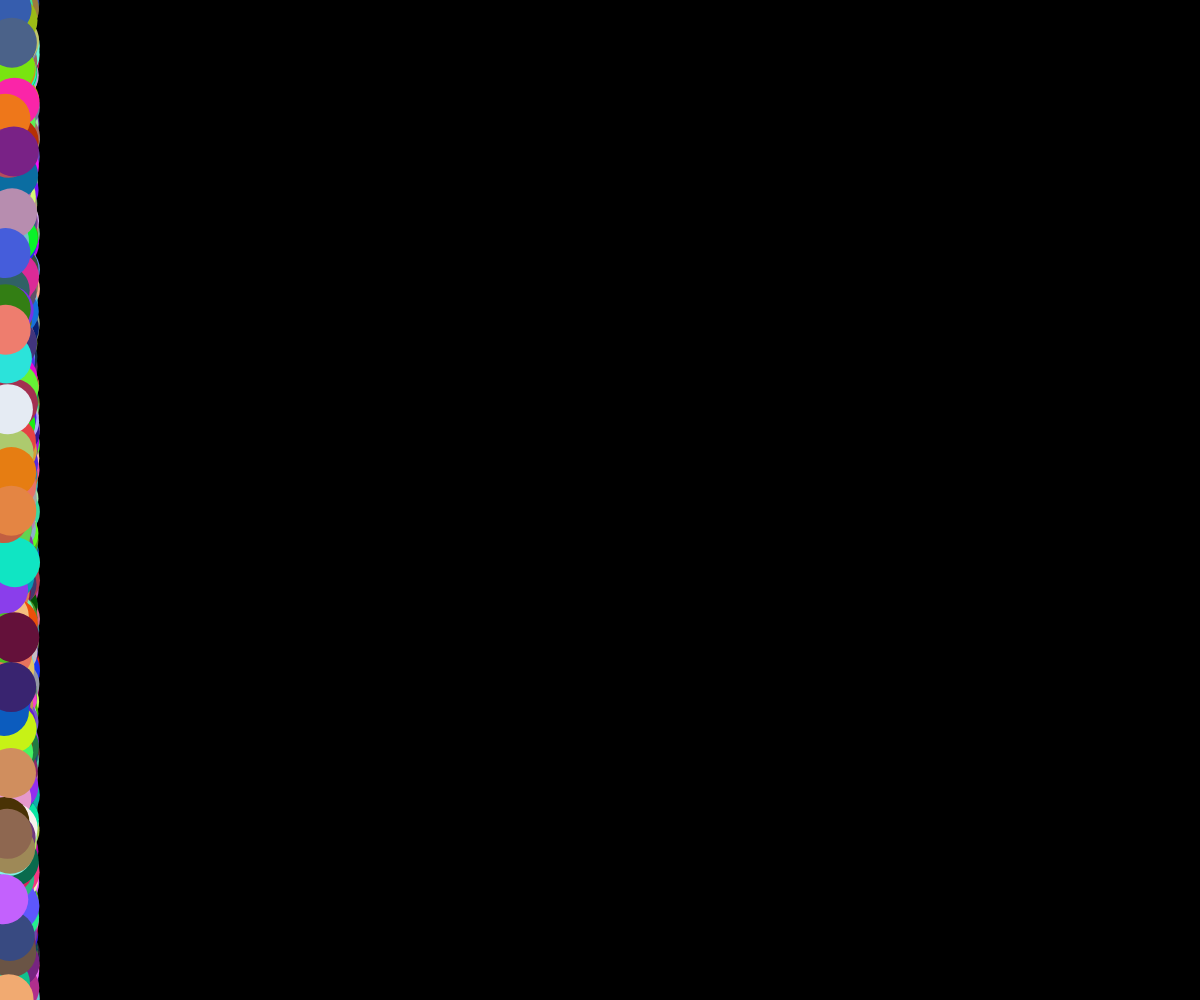
Frame 1 (no input)
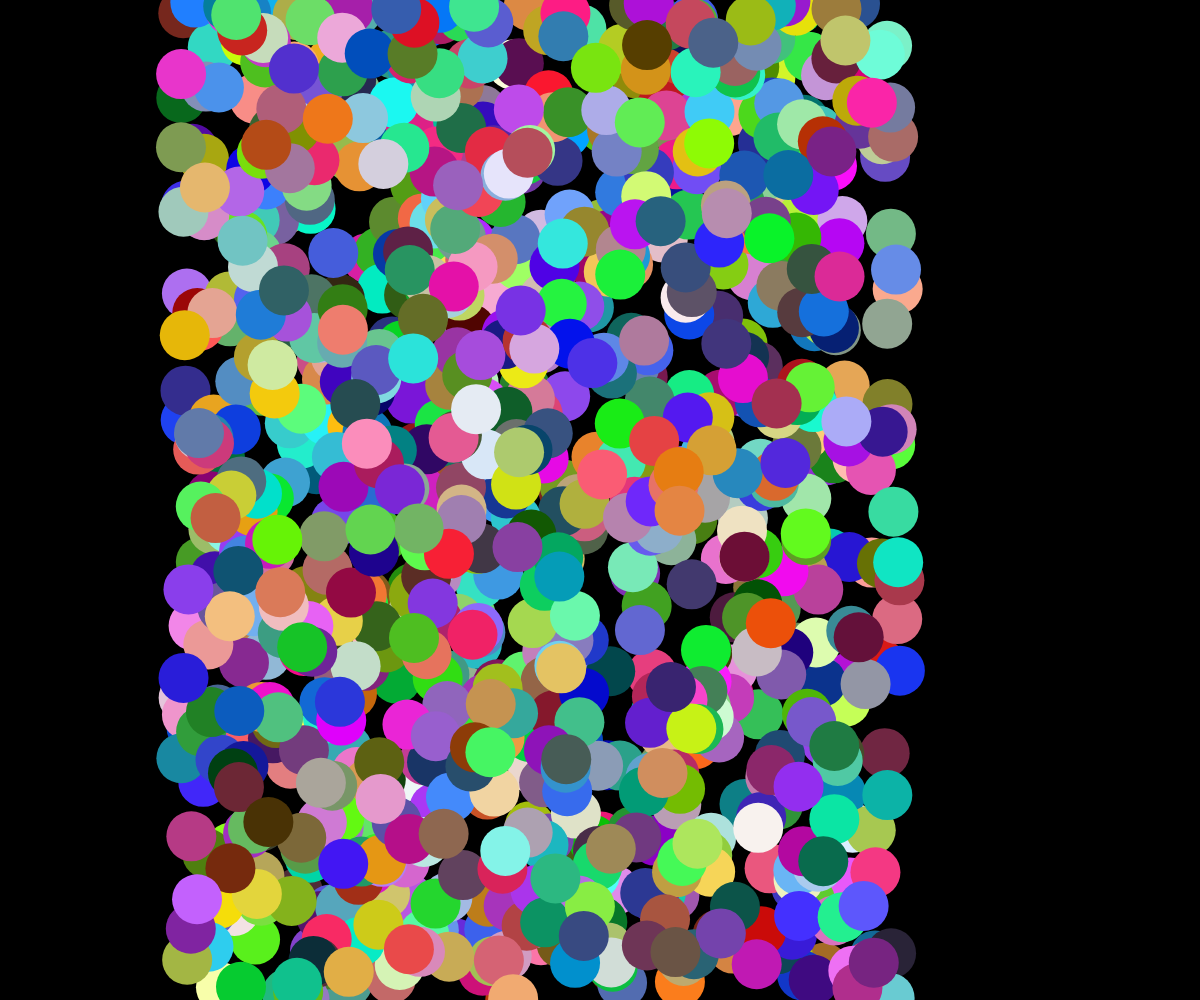
Frame 60 (no input)
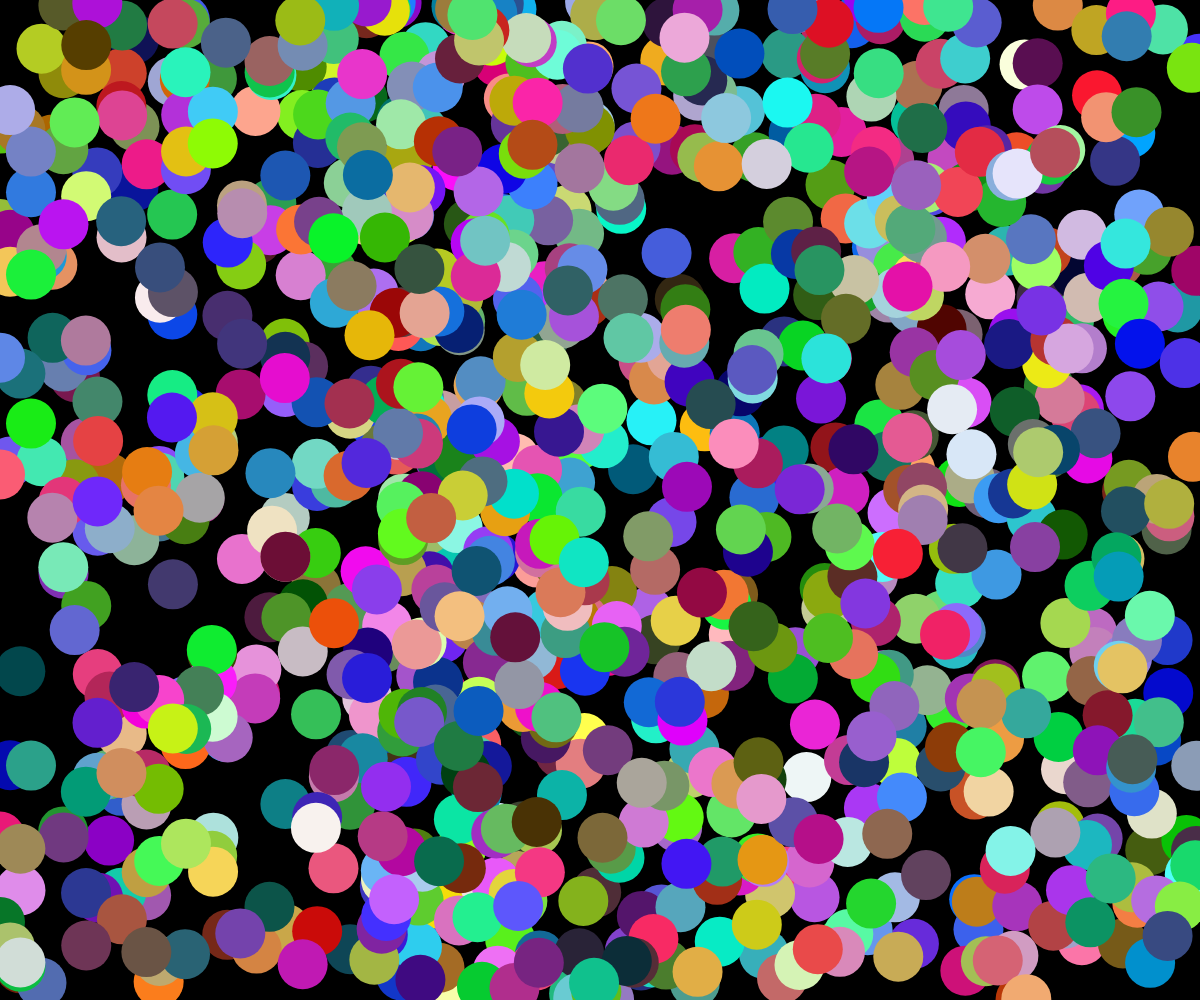
Frame 120 (the mouse pressed at the canvas centre since frame 60)

The p5.js sketch that drew these frames (run headless with seeded random() and noise() and a simulated clock; from frame 60 on, the mouse is pressed at the canvas centre):

// p5.js sketch
// ── sketch.js
// Create your First Class
// Kyle MacLean
// October 15, 2024

//racer array
let racers = [];

function setup() {
  createCanvas(windowWidth, windowHeight);

  let yPos = 0; //set starting racer yPos

  for (i = 0; i < 1000; i++) {
    yPos += 100; //space racers by 100px
    racers.push(new RoundRacer(random(height), color(random(255), random(255), random(255)))); //random colors
  }
}

function draw() {
  background(0);

  for (let i = 0; i < racers.length; i++) {
    //move and display racers
    racers[i].move();
    racers[i].display();
  }
}


class RoundRacer {
  constructor(yPos, color) {
    this.yPosition = yPos;
    this.xPosition = 0;
    this.color = color;
    this.xSpeed = random(3, 15);
  }

  display() {
    fill(this.color);
    noStroke();
    circle(this.xPosition, this.yPosition, 50);
  }

  move() {
    this.xPosition += this.xSpeed;

    if (this.xPosition > width) {
      //reset if offscreen
      this.xPosition = 0;
    }
  }
}
